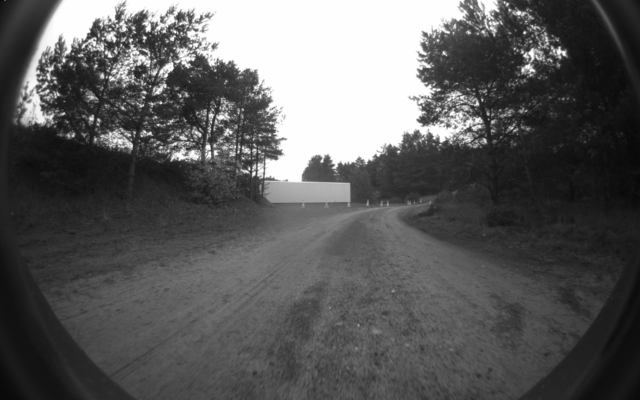
#> input picture trees.png, 1280 x 800 px (shown at 1/2 size)
$ jupyter execute --allow-errors distortion.ipynb   (shell and % lines are left out)   (older library calls are emulated)
#> lines starting #> are read from the running program, lines starting #| are printed output that depends on the picture; after the words box and inside, x2 and y2 are one past the last pixel; in counts of white or black regions, pixels touching at a corner belong together
[cell 1]
import skimage
import skimage.io
import skimage.transform

import os
import scipy as scp
import scipy.misc

import numpy as np
import logging
import sys
import threading

import matplotlib.pyplot as plt
from matplotlib import cm

logging.basicConfig(format='%(asctime)s %(levelname)s %(message)s',
                    level=logging.INFO,
                    stream=sys.stdout)

[cell 2]
UNDISTORT_DATASET = False

[cell 3]
img1 = skimage.io.imread("./trees.png")
#> img1 is the input picture: shape (800, 1280, 3); min 0, max 255, mean 91.3
plt.figure(1)
plt.cla()
plt.imshow(img1)
print("Click desired cut position")
#click = plt.ginput()
#plt.close('all')

[cell 4]
my_dpi = 72
center = (650,358)
radius = 642.0
zero_pixel = img1[0,0]
#> zero_pixel = [0, 0, 0]
img1.shape
#> Out = (800, 1280, 3)

[cell 5]
def polar_to_xy(r, theta):
    x = r * np.sin(theta)
    y = r * np.cos(theta)
    return x,y
def xy_to_idx(x,y, center=(650,358), radius = 642):
    j = x * radius + center[0]
    i = y * radius + center[1]
    j = np.round(j).astype(int)
    i = np.round(i).astype(int)
    return i,j

[cell 6]
indices = np.array([(i,j) for j in range(img1.shape[1]) for i in range(img1.shape[0])])
ii = np.array([[i for j in range(img1.shape[1])] for i in range(img1.shape[0])])
jj = np.array([[j for j in range(img1.shape[1])] for i in range(img1.shape[0])])

## Square radius method (deprecated)

[cell 7]
# square radius method. Move points radially from centric shape to square shape.
# Based on polar coordinate, new coordinate preserve polar angle, every concentric circle in original is mapped to a rounded rectangle.
# These rounded rectangles progress linearly from pure circles in the center to pure rectangles at the edges.
xx = (jj - center[0]) / radius
yy = (ii - center[1]) / radius
rr = np.sqrt(xx * xx + yy * yy)
sr = np.maximum(np.abs(xx/np.max(xx)), np.abs(yy/np.max(yy)))
sr = rr * sr + (1-rr) * rr
th = np.arctan2(xx, yy)
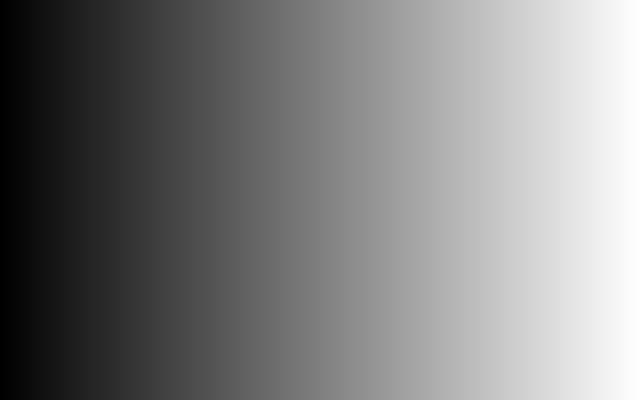
#> xx: shape (800, 1280) float64 (shown at 1/2 size); min -1.01, max 0.98, mean -0.0164; drawn with min black and max white

[cell 8]
plt.figure("circle")
plt.cla()
img2 = img1
img2[rr > 1] = 255
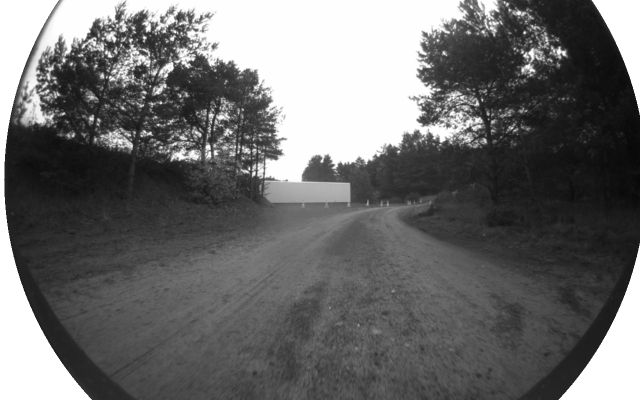
#> img2: shape (800, 1280, 3) (shown at 1/2 size); 7.1% of pixels changed, all inside (x1, y1, x2, y2) = (0, 0, 1280, 800)
plt.imshow(img2)
plt.axvline(center[0], color='k')
plt.axhline(center[1], color='k')
plt.show()
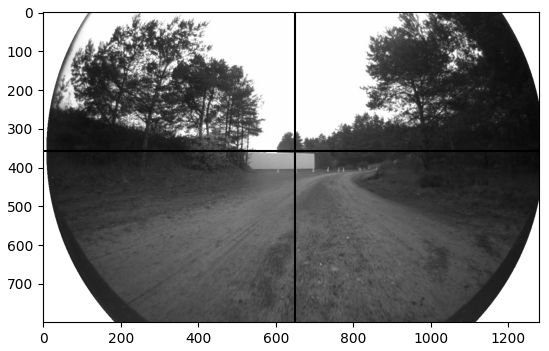
#> figure drawn by matplotlib, 1 panel

[cell 9]
plt.contour(xx,yy,th,100,label="angle")
plt.contour(xx,yy,sr,100,label="square radius")
plt.show()
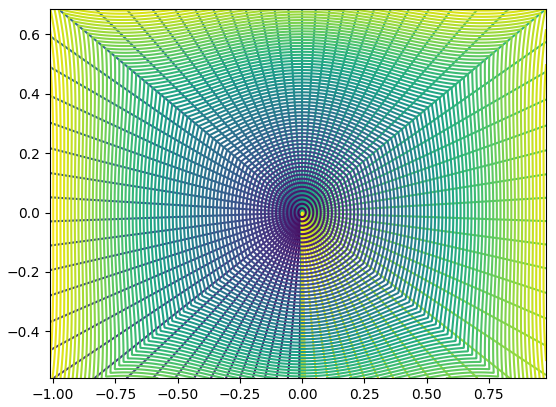
#> figure drawn by matplotlib, 1 panel

## Sphere Projection Method

[cell 10]
# Maps the image data to a spherical surface. Then projects points on the surface to points on a plane.

d = 0.5 # distance between center of sphere and flat surface
width = height = 2.0

[cell 11]
# Visualize spherical surface

import matplotlib.pyplot as plt
from matplotlib import cm
from mpl_toolkits.mplot3d import Axes3D
import numpy as np

#theta inclination angle
#phi azimuthal angle
n_theta = 100 # number of values for theta
n_phi = 400  # number of values for phi
r = 1        #radius of sphere

theta, phi = np.mgrid[0.0:0.5*np.pi:n_theta*1j, 0.0:2.0*np.pi:n_phi*1j]

x = r*np.sin(theta)*np.cos(phi)
y = r*np.sin(theta)*np.sin(phi)
z = r*np.cos(theta)

# mimic the input array
# array columns phi, theta, value
# first n_theta entries: phi=0, second n_theta entries: phi=0.0315..
inp = []
for j in phi[0,:]:
    for i in theta[:,0]:
        r = i*2.0/np.pi
        l, m = xy_to_idx(*polar_to_xy(r, j), center, radius)
        try:
            val = img2[l,m][0]
        except IndexError:
            val = 255
        inp.append([j, i, val])
#> after the loop, inp = 40000 items
inp = np.array(inp)


#reshape the input array to the shape of the x,y,z arrays.
c = inp[:,2].reshape((n_phi,n_theta)).T
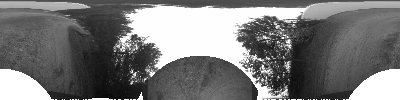
#> c: shape (100, 400) float64; min 8, max 255, mean 120.3


#Set colours and render
fig = plt.figure(figsize=(10, 8))
ax = fig.add_subplot(111, projection='3d')
#use facecolors argument, provide array of same shape as z
# cm.<cmapname>() allows to get rgba color from array.
# array must be normalized between 0 and 1
ax.plot_surface(
    x,y,z,  rstride=1, cstride=1, facecolors=cm.gray(c/c.max()), alpha=0.9, linewidth=1)
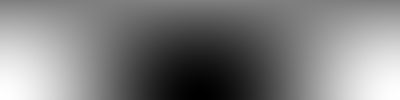
#> x: shape (100, 400) float64; min -1, max 1, mean 0.00159; drawn with min black and max white
ax.set_xlim([-1.1,1.1])
ax.set_ylim([-1.1,1.1])
ax.set_zlim([0,2.2])
ax.set_aspect("equal")
#ax.plot_wireframe(x, y, z, color="k") #not needed?!
plt.show()
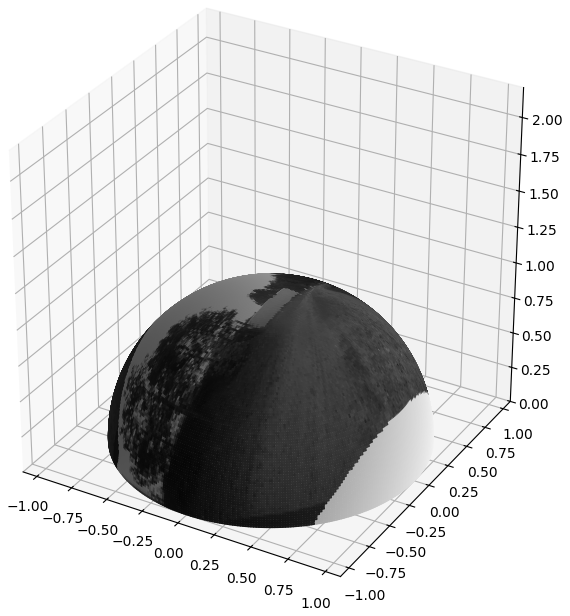
#> figure drawn by matplotlib, 1 panel

[cell 12]
# Project points from sphere surface onto flat surface above.

ww = rr*np.pi / 2.0
proj_r = d*np.tan(ww).flatten()
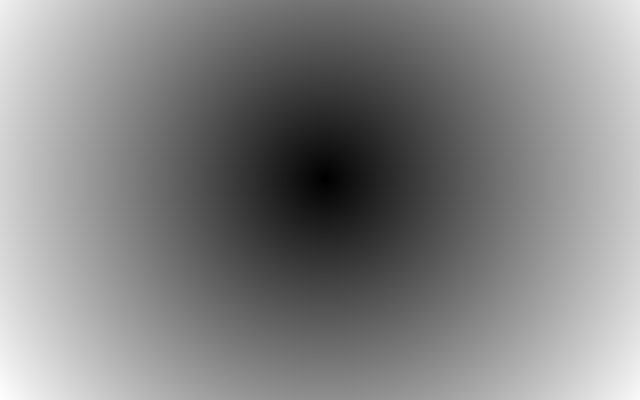
#> ww: shape (800, 1280) float64 (shown at 1/2 size); min 0, max 1.92, mean 0.994; drawn with min black and max white
proj_x = proj_r*np.sin(th.flatten())
proj_y = proj_r*np.cos(th.flatten())
proj_pixel = img2[:,:,0].flatten()
proj_indices = np.array(np.where(ii*0 == 0)).T
crop = np.where((np.abs(proj_x)>width) | (np.abs(proj_y)>height))
proj_x = np.delete(proj_x, crop)
proj_y = np.delete(proj_y, crop)
proj_r = np.delete(proj_r, crop)
proj_pixel = np.delete(proj_pixel, crop)
proj_indices = np.delete(proj_indices, crop)

# Scatter projected pixels (slow, ugly)
plt.figure(figsize=(20,10))
plt.scatter(proj_x,-proj_y, c=proj_pixel, cmap=cm.gray, marker='s', edgecolors='none')
from matplotlib.patches import Rectangle
someX, someY = 1, 1
currentAxis = plt.gca()
currentAxis.add_patch(Rectangle((np.min(xx), np.min(yy)), np.max(xx)-np.min(xx), np.max(yy)-np.min(yy),alpha=1,facecolor='none',edgecolor='red'))
plt.show()
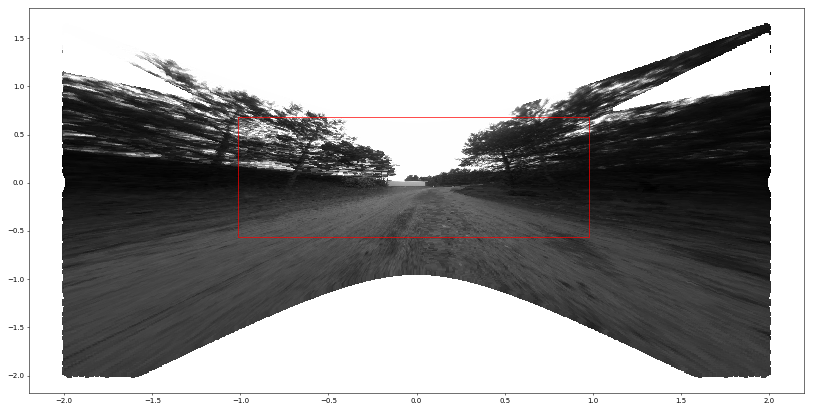
#> figure drawn by matplotlib, 1 panel

# Interploate projected pixels to image grid
from scipy.interpolate import griddata
xvals = xx.flatten()
yvals = yy.flatten()
imgvals = griddata((proj_x,proj_y), proj_pixel, (xx, yy),method='nearest')
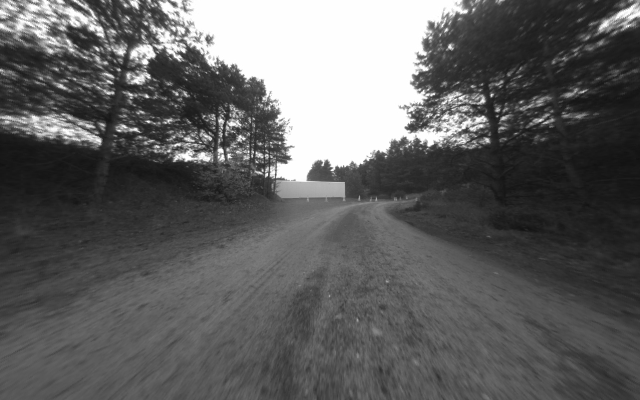
#> imgvals: shape (800, 1280) float64 (shown at 1/2 size); min 16, max 255, mean 95.9
plt.figure(figsize=(20,10))
plt.imshow(imgvals,cmap=cm.gray)

[cell 13]
if UNDISTORT_DATASET:
  # use the griddata function to quickly create mapping using the above projection method
  map_indices = tuple(griddata((proj_x,proj_y), proj_indices, (xx, yy),method='nearest').reshape((-1,2)).T)

[cell 14]
if UNDISTORT_DATASET:
  dir_ = './distorted/'
  dir_out = './undistorted/'
  if not os.path.exists(dir_out): os.makedirs(dir_out)
  img_names = os.listdir(dir_)
  for name in img_names:
     distorted = skimage.io.imread(dir_+name)[:,:,0]
     undistorted = distorted[map_indices].reshape(xx.shape)
     skimage.io.imsave(dir_out+name, undistorted)

# Vertical Lines

[cell 15]
from skimage.transform import (hough_line, hough_line_peaks,
                               probabilistic_hough_line)
from skimage.feature import canny

[cell 16]
plt.figure("Lines", figsize=(20,10))
plt.clf()
dir_ = './undistorted_wald/'
name = 'frame0001.jpg'
#> (the rest of this cell did not finish here and is left out)

[cell 17]
dir_ = './undistorted_wald/'
#> dir_ = './undistorted_wald/'
dir_out = './lines/'
if not os.path.exists(dir_out): os.makedirs(dir_out)
#img_names = sorted(os.listdir(dir_))
#> (the rest of this cell did not finish here and is left out)
